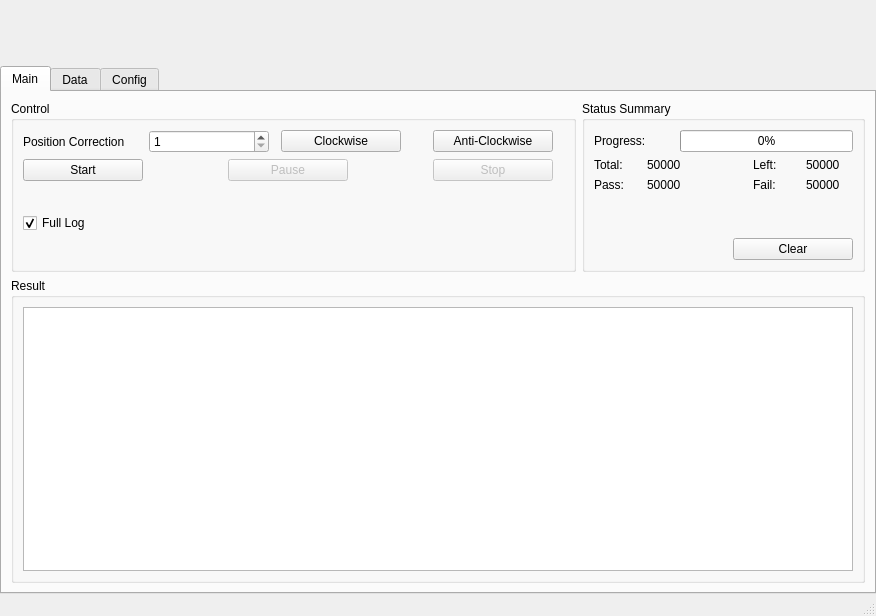
<?xml version="1.0" encoding="UTF-8"?>
<ui version="4.0">
 <class>MainWindow</class>
 <widget class="QMainWindow" name="MainWindow">
  <property name="geometry">
   <rect>
    <x>0</x>
    <y>0</y>
    <width>876</width>
    <height>616</height>
   </rect>
  </property>
  <property name="windowTitle">
   <string>Delphi Auto Test System</string>
  </property>
  <property name="styleSheet">
   <string notr="true"/>
  </property>
  <widget class="QWidget" name="centralwidget">
   <layout class="QGridLayout" name="gridLayout_7">
    <property name="leftMargin">
     <number>0</number>
    </property>
    <property name="topMargin">
     <number>0</number>
    </property>
    <property name="rightMargin">
     <number>0</number>
    </property>
    <property name="bottomMargin">
     <number>0</number>
    </property>
    <item row="0" column="0">
     <widget class="QWidget" name="widget_title" native="true">
      <property name="sizePolicy">
       <sizepolicy hsizetype="Preferred" vsizetype="Preferred">
        <horstretch>0</horstretch>
        <verstretch>0</verstretch>
       </sizepolicy>
      </property>
      <property name="minimumSize">
       <size>
        <width>0</width>
        <height>60</height>
       </size>
      </property>
      <property name="styleSheet">
       <string notr="true"/>
      </property>
      <layout class="QHBoxLayout" name="horizontalLayout_6" stretch="1,1,2,1,1">
       <property name="leftMargin">
        <number>0</number>
       </property>
       <property name="topMargin">
        <number>0</number>
       </property>
       <property name="rightMargin">
        <number>0</number>
       </property>
       <property name="bottomMargin">
        <number>0</number>
       </property>
       <item>
        <widget class="QLabel" name="label_7">
         <property name="minimumSize">
          <size>
           <width>60</width>
           <height>60</height>
          </size>
         </property>
         <property name="text">
          <string/>
         </property>
         <property name="scaledContents">
          <bool>true</bool>
         </property>
        </widget>
       </item>
       <item>
        <spacer name="horizontalSpacer_5">
         <property name="orientation">
          <enum>Qt::Horizontal</enum>
         </property>
         <property name="sizeHint" stdset="0">
          <size>
           <width>40</width>
           <height>20</height>
          </size>
         </property>
        </spacer>
       </item>
       <item>
        <widget class="QLabel" name="label_8">
         <property name="minimumSize">
          <size>
           <width>0</width>
           <height>60</height>
          </size>
         </property>
         <property name="autoFillBackground">
          <bool>false</bool>
         </property>
         <property name="text">
          <string/>
         </property>
         <property name="pixmap">
          <pixmap resource="../dz.qrc">:/res/images/app-name.png</pixmap>
         </property>
         <property name="alignment">
          <set>Qt::AlignCenter</set>
         </property>
        </widget>
       </item>
       <item>
        <spacer name="horizontalSpacer_11">
         <property name="orientation">
          <enum>Qt::Horizontal</enum>
         </property>
         <property name="sizeHint" stdset="0">
          <size>
           <width>40</width>
           <height>20</height>
          </size>
         </property>
        </spacer>
       </item>
       <item>
        <widget class="QLabel" name="label_9">
         <property name="minimumSize">
          <size>
           <width>60</width>
           <height>60</height>
          </size>
         </property>
         <property name="text">
          <string/>
         </property>
         <property name="alignment">
          <set>Qt::AlignRight|Qt::AlignTrailing|Qt::AlignVCenter</set>
         </property>
        </widget>
       </item>
      </layout>
     </widget>
    </item>
    <item row="1" column="0">
     <widget class="QTabWidget" name="tabWidget">
      <property name="currentIndex">
       <number>0</number>
      </property>
      <widget class="QWidget" name="main">
       <attribute name="title">
        <string>Main</string>
       </attribute>
       <layout class="QGridLayout" name="gridLayout_4" rowstretch="0,1" columnstretch="2,1">
        <item row="0" column="0">
         <layout class="QVBoxLayout" name="verticalLayout_2" stretch="1">
          <item>
           <widget class="QGroupBox" name="groupBox_3">
            <property name="title">
             <string>Control</string>
            </property>
            <property name="alignment">
             <set>Qt::AlignLeading|Qt::AlignLeft|Qt::AlignTop</set>
            </property>
            <layout class="QGridLayout" name="gridLayout_3">
             <property name="verticalSpacing">
              <number>6</number>
             </property>
             <item row="0" column="0">
              <widget class="QLabel" name="label_6">
               <property name="minimumSize">
                <size>
                 <width>120</width>
                 <height>0</height>
                </size>
               </property>
               <property name="toolTip">
                <string>0~359</string>
               </property>
               <property name="text">
                <string>Position Correction</string>
               </property>
              </widget>
             </item>
             <item row="0" column="6" rowspan="2">
              <spacer name="horizontalSpacer_8">
               <property name="orientation">
                <enum>Qt::Horizontal</enum>
               </property>
               <property name="sizeHint" stdset="0">
                <size>
                 <width>40</width>
                 <height>20</height>
                </size>
               </property>
              </spacer>
             </item>
             <item row="0" column="1">
              <widget class="QSpinBox" name="trim">
               <property name="sizePolicy">
                <sizepolicy hsizetype="Preferred" vsizetype="Preferred">
                 <horstretch>0</horstretch>
                 <verstretch>0</verstretch>
                </sizepolicy>
               </property>
               <property name="minimumSize">
                <size>
                 <width>120</width>
                 <height>0</height>
                </size>
               </property>
               <property name="minimum">
                <number>1</number>
               </property>
               <property name="maximum">
                <number>359</number>
               </property>
              </widget>
             </item>
             <item row="0" column="3">
              <widget class="QPushButton" name="btnAdClockwise">
               <property name="minimumSize">
                <size>
                 <width>120</width>
                 <height>0</height>
                </size>
               </property>
               <property name="maximumSize">
                <size>
                 <width>16777215</width>
                 <height>16777215</height>
                </size>
               </property>
               <property name="text">
                <string>Clockwise</string>
               </property>
              </widget>
             </item>
             <item row="1" column="0" colspan="6">
              <layout class="QHBoxLayout" name="horizontalLayout_4">
               <item>
                <widget class="QPushButton" name="start">
                 <property name="sizePolicy">
                  <sizepolicy hsizetype="Minimum" vsizetype="Fixed">
                   <horstretch>0</horstretch>
                   <verstretch>0</verstretch>
                  </sizepolicy>
                 </property>
                 <property name="minimumSize">
                  <size>
                   <width>120</width>
                   <height>0</height>
                  </size>
                 </property>
                 <property name="maximumSize">
                  <size>
                   <width>16777215</width>
                   <height>16777215</height>
                  </size>
                 </property>
                 <property name="text">
                  <string>Start</string>
                 </property>
                </widget>
               </item>
               <item>
                <spacer name="horizontalSpacer_2">
                 <property name="orientation">
                  <enum>Qt::Horizontal</enum>
                 </property>
                 <property name="sizeHint" stdset="0">
                  <size>
                   <width>40</width>
                   <height>20</height>
                  </size>
                 </property>
                </spacer>
               </item>
               <item>
                <widget class="QPushButton" name="pause">
                 <property name="enabled">
                  <bool>false</bool>
                 </property>
                 <property name="sizePolicy">
                  <sizepolicy hsizetype="Minimum" vsizetype="Fixed">
                   <horstretch>0</horstretch>
                   <verstretch>0</verstretch>
                  </sizepolicy>
                 </property>
                 <property name="minimumSize">
                  <size>
                   <width>120</width>
                   <height>0</height>
                  </size>
                 </property>
                 <property name="maximumSize">
                  <size>
                   <width>16777215</width>
                   <height>16777215</height>
                  </size>
                 </property>
                 <property name="text">
                  <string>Pause</string>
                 </property>
                </widget>
               </item>
               <item>
                <spacer name="horizontalSpacer_7">
                 <property name="orientation">
                  <enum>Qt::Horizontal</enum>
                 </property>
                 <property name="sizeHint" stdset="0">
                  <size>
                   <width>40</width>
                   <height>20</height>
                  </size>
                 </property>
                </spacer>
               </item>
               <item>
                <widget class="QPushButton" name="reset">
                 <property name="enabled">
                  <bool>false</bool>
                 </property>
                 <property name="sizePolicy">
                  <sizepolicy hsizetype="Minimum" vsizetype="Fixed">
                   <horstretch>0</horstretch>
                   <verstretch>0</verstretch>
                  </sizepolicy>
                 </property>
                 <property name="minimumSize">
                  <size>
                   <width>120</width>
                   <height>0</height>
                  </size>
                 </property>
                 <property name="maximumSize">
                  <size>
                   <width>16777215</width>
                   <height>16777215</height>
                  </size>
                 </property>
                 <property name="text">
                  <string>Stop</string>
                 </property>
                </widget>
               </item>
              </layout>
             </item>
             <item row="0" column="5">
              <widget class="QPushButton" name="Go">
               <property name="minimumSize">
                <size>
                 <width>120</width>
                 <height>0</height>
                </size>
               </property>
               <property name="maximumSize">
                <size>
                 <width>16777215</width>
                 <height>16777215</height>
                </size>
               </property>
               <property name="text">
                <string>Anti-Clockwise</string>
               </property>
              </widget>
             </item>
             <item row="2" column="4">
              <spacer name="verticalSpacer_3">
               <property name="orientation">
                <enum>Qt::Vertical</enum>
               </property>
               <property name="sizeType">
                <enum>QSizePolicy::Expanding</enum>
               </property>
               <property name="sizeHint" stdset="0">
                <size>
                 <width>20</width>
                 <height>40</height>
                </size>
               </property>
              </spacer>
             </item>
             <item row="2" column="0">
              <widget class="QCheckBox" name="Flog">
               <property name="text">
                <string>Full Log </string>
               </property>
               <property name="checked">
                <bool>true</bool>
               </property>
              </widget>
             </item>
            </layout>
           </widget>
          </item>
         </layout>
        </item>
        <item row="0" column="1">
         <widget class="QGroupBox" name="groupBox_5">
          <property name="title">
           <string>Status Summary</string>
          </property>
          <layout class="QGridLayout" name="gridLayout_2">
           <property name="topMargin">
            <number>9</number>
           </property>
           <property name="verticalSpacing">
            <number>6</number>
           </property>
           <item row="2" column="4">
            <widget class="QLabel" name="lblFailNbr">
             <property name="toolTip">
              <string>-359~359</string>
             </property>
             <property name="text">
              <string>50000</string>
             </property>
            </widget>
           </item>
           <item row="1" column="4">
            <widget class="QLabel" name="lblTotalNbr_2">
             <property name="toolTip">
              <string>-359~359</string>
             </property>
             <property name="text">
              <string>50000</string>
             </property>
            </widget>
           </item>
           <item row="2" column="1">
            <widget class="QLabel" name="lblPassNbr">
             <property name="toolTip">
              <string>-359~359</string>
             </property>
             <property name="text">
              <string>50000</string>
             </property>
            </widget>
           </item>
           <item row="1" column="1">
            <widget class="QLabel" name="lblTotalNbr">
             <property name="toolTip">
              <string>-359~359</string>
             </property>
             <property name="text">
              <string>50000</string>
             </property>
            </widget>
           </item>
           <item row="2" column="0">
            <widget class="QLabel" name="label_28">
             <property name="minimumSize">
              <size>
               <width>0</width>
               <height>0</height>
              </size>
             </property>
             <property name="maximumSize">
              <size>
               <width>16777215</width>
               <height>16777215</height>
              </size>
             </property>
             <property name="toolTip">
              <string>-359~359</string>
             </property>
             <property name="text">
              <string>Pass:</string>
             </property>
            </widget>
           </item>
           <item row="1" column="3">
            <widget class="QLabel" name="label_25">
             <property name="toolTip">
              <string>-359~359</string>
             </property>
             <property name="text">
              <string>Left:</string>
             </property>
            </widget>
           </item>
           <item row="1" column="0">
            <widget class="QLabel" name="label_21">
             <property name="minimumSize">
              <size>
               <width>0</width>
               <height>0</height>
              </size>
             </property>
             <property name="maximumSize">
              <size>
               <width>16777215</width>
               <height>16777215</height>
              </size>
             </property>
             <property name="toolTip">
              <string>-359~359</string>
             </property>
             <property name="text">
              <string>Total:</string>
             </property>
            </widget>
           </item>
           <item row="2" column="3">
            <widget class="QLabel" name="label_29">
             <property name="toolTip">
              <string>-359~359</string>
             </property>
             <property name="text">
              <string>Fail:</string>
             </property>
            </widget>
           </item>
           <item row="0" column="0" colspan="5">
            <layout class="QHBoxLayout" name="horizontalLayout_8">
             <item>
              <widget class="QLabel" name="label_30">
               <property name="sizePolicy">
                <sizepolicy hsizetype="Preferred" vsizetype="Preferred">
                 <horstretch>0</horstretch>
                 <verstretch>0</verstretch>
                </sizepolicy>
               </property>
               <property name="minimumSize">
                <size>
                 <width>80</width>
                 <height>0</height>
                </size>
               </property>
               <property name="maximumSize">
                <size>
                 <width>16777215</width>
                 <height>16777215</height>
                </size>
               </property>
               <property name="toolTip">
                <string>-359~359</string>
               </property>
               <property name="text">
                <string>Progress:</string>
               </property>
              </widget>
             </item>
             <item>
              <widget class="QProgressBar" name="progressBar">
               <property name="sizePolicy">
                <sizepolicy hsizetype="Expanding" vsizetype="Preferred">
                 <horstretch>0</horstretch>
                 <verstretch>0</verstretch>
                </sizepolicy>
               </property>
               <property name="minimumSize">
                <size>
                 <width>0</width>
                 <height>0</height>
                </size>
               </property>
               <property name="maximumSize">
                <size>
                 <width>16777215</width>
                 <height>16777215</height>
                </size>
               </property>
               <property name="value">
                <number>0</number>
               </property>
              </widget>
             </item>
            </layout>
           </item>
           <item row="3" column="0">
            <spacer name="verticalSpacer_2">
             <property name="orientation">
              <enum>Qt::Vertical</enum>
             </property>
             <property name="sizeType">
              <enum>QSizePolicy::Expanding</enum>
             </property>
             <property name="sizeHint" stdset="0">
              <size>
               <width>20</width>
               <height>40</height>
              </size>
             </property>
            </spacer>
           </item>
           <item row="4" column="0" colspan="5">
            <layout class="QHBoxLayout" name="horizontalLayout_5">
             <item>
              <spacer name="horizontalSpacer_6">
               <property name="orientation">
                <enum>Qt::Horizontal</enum>
               </property>
               <property name="sizeHint" stdset="0">
                <size>
                 <width>40</width>
                 <height>20</height>
                </size>
               </property>
              </spacer>
             </item>
             <item>
              <widget class="QPushButton" name="pushButton">
               <property name="minimumSize">
                <size>
                 <width>120</width>
                 <height>0</height>
                </size>
               </property>
               <property name="text">
                <string>Clear</string>
               </property>
              </widget>
             </item>
            </layout>
           </item>
          </layout>
         </widget>
        </item>
        <item row="1" column="0" colspan="2">
         <widget class="QGroupBox" name="groupBox_4">
          <property name="sizePolicy">
           <sizepolicy hsizetype="Preferred" vsizetype="Expanding">
            <horstretch>0</horstretch>
            <verstretch>0</verstretch>
           </sizepolicy>
          </property>
          <property name="title">
           <string>Result</string>
          </property>
          <layout class="QGridLayout" name="gridLayout_5">
           <item row="0" column="0">
            <widget class="QPlainTextEdit" name="result"/>
           </item>
          </layout>
         </widget>
        </item>
       </layout>
      </widget>
      <widget class="QWidget" name="tab">
       <attribute name="title">
        <string>Data</string>
       </attribute>
       <layout class="QGridLayout" name="gridLayout_9">
        <item row="0" column="0">
         <widget class="QGroupBox" name="groupBox_7">
          <property name="title">
           <string>Result Data Input</string>
          </property>
          <layout class="QGridLayout" name="gridLayout_8">
           <item row="0" column="1">
            <widget class="QLineEdit" name="lineEdit">
             <property name="minimumSize">
              <size>
               <width>240</width>
               <height>0</height>
              </size>
             </property>
            </widget>
           </item>
           <item row="0" column="2">
            <widget class="QPushButton" name="pushButton_2">
             <property name="minimumSize">
              <size>
               <width>120</width>
               <height>0</height>
              </size>
             </property>
             <property name="text">
              <string>Browse</string>
             </property>
            </widget>
           </item>
           <item row="0" column="0">
            <widget class="QLabel" name="label_4">
             <property name="text">
              <string>File Path: </string>
             </property>
            </widget>
           </item>
           <item row="0" column="3">
            <spacer name="horizontalSpacer_9">
             <property name="orientation">
              <enum>Qt::Horizontal</enum>
             </property>
             <property name="sizeType">
              <enum>QSizePolicy::Expanding</enum>
             </property>
             <property name="sizeHint" stdset="0">
              <size>
               <width>248</width>
               <height>20</height>
              </size>
             </property>
            </spacer>
           </item>
           <item row="0" column="6">
            <widget class="QRadioButton" name="radioButton">
             <property name="text">
              <string>PASS</string>
             </property>
            </widget>
           </item>
           <item row="0" column="7">
            <widget class="QRadioButton" name="radioButton_2">
             <property name="text">
              <string>FAIL</string>
             </property>
            </widget>
           </item>
           <item row="0" column="5">
            <widget class="QRadioButton" name="radioButton_3">
             <property name="text">
              <string>ALL</string>
             </property>
            </widget>
           </item>
           <item row="0" column="4">
            <widget class="QLabel" name="label_15">
             <property name="text">
              <string>Filter:</string>
             </property>
            </widget>
           </item>
          </layout>
         </widget>
        </item>
        <item row="1" column="0">
         <widget class="QTableView" name="tableView"/>
        </item>
       </layout>
      </widget>
      <widget class="QWidget" name="Config">
       <attribute name="title">
        <string>Config</string>
       </attribute>
       <layout class="QVBoxLayout" name="verticalLayout">
        <item>
         <widget class="QGroupBox" name="groupBox">
          <property name="title">
           <string>Cycle Settings</string>
          </property>
          <layout class="QHBoxLayout" name="horizontalLayout_2">
           <item>
            <widget class="QLabel" name="label">
             <property name="sizePolicy">
              <sizepolicy hsizetype="Fixed" vsizetype="Preferred">
               <horstretch>0</horstretch>
               <verstretch>0</verstretch>
              </sizepolicy>
             </property>
             <property name="minimumSize">
              <size>
               <width>120</width>
               <height>0</height>
              </size>
             </property>
             <property name="maximumSize">
              <size>
               <width>120</width>
               <height>16777215</height>
              </size>
             </property>
             <property name="text">
              <string>Total Cycles:</string>
             </property>
            </widget>
           </item>
           <item>
            <widget class="QSpinBox" name="cycle">
             <property name="sizePolicy">
              <sizepolicy hsizetype="Preferred" vsizetype="Preferred">
               <horstretch>0</horstretch>
               <verstretch>0</verstretch>
              </sizepolicy>
             </property>
             <property name="minimumSize">
              <size>
               <width>180</width>
               <height>0</height>
              </size>
             </property>
             <property name="maximumSize">
              <size>
               <width>180</width>
               <height>16777215</height>
              </size>
             </property>
             <property name="maximum">
              <number>999999</number>
             </property>
             <property name="value">
              <number>50000</number>
             </property>
            </widget>
           </item>
           <item>
            <spacer name="horizontalSpacer">
             <property name="orientation">
              <enum>Qt::Horizontal</enum>
             </property>
             <property name="sizeType">
              <enum>QSizePolicy::Expanding</enum>
             </property>
             <property name="sizeHint" stdset="0">
              <size>
               <width>40</width>
               <height>20</height>
              </size>
             </property>
            </spacer>
           </item>
          </layout>
         </widget>
        </item>
        <item>
         <widget class="QGroupBox" name="groupBox_2">
          <property name="title">
           <string>Step Settings</string>
          </property>
          <layout class="QGridLayout" name="gridLayout">
           <item row="0" column="0" colspan="2">
            <widget class="QLabel" name="label_2">
             <property name="minimumSize">
              <size>
               <width>120</width>
               <height>0</height>
              </size>
             </property>
             <property name="maximumSize">
              <size>
               <width>120</width>
               <height>16777215</height>
              </size>
             </property>
             <property name="text">
              <string>Steps</string>
             </property>
             <property name="alignment">
              <set>Qt::AlignLeading|Qt::AlignLeft|Qt::AlignVCenter</set>
             </property>
            </widget>
           </item>
           <item row="0" column="2">
            <widget class="QLabel" name="label_3">
             <property name="minimumSize">
              <size>
               <width>180</width>
               <height>0</height>
              </size>
             </property>
             <property name="maximumSize">
              <size>
               <width>180</width>
               <height>16777215</height>
              </size>
             </property>
             <property name="text">
              <string>Angles</string>
             </property>
             <property name="alignment">
              <set>Qt::AlignLeading|Qt::AlignLeft|Qt::AlignVCenter</set>
             </property>
            </widget>
           </item>
           <item row="0" column="3">
            <widget class="QLabel" name="label_5">
             <property name="minimumSize">
              <size>
               <width>180</width>
               <height>0</height>
              </size>
             </property>
             <property name="maximumSize">
              <size>
               <width>180</width>
               <height>16777215</height>
              </size>
             </property>
             <property name="text">
              <string>Intervals(ms)</string>
             </property>
             <property name="alignment">
              <set>Qt::AlignLeading|Qt::AlignLeft|Qt::AlignVCenter</set>
             </property>
            </widget>
           </item>
           <item row="0" column="4">
            <spacer name="horizontalSpacer_4">
             <property name="orientation">
              <enum>Qt::Horizontal</enum>
             </property>
             <property name="sizeHint" stdset="0">
              <size>
               <width>40</width>
               <height>20</height>
              </size>
             </property>
            </spacer>
           </item>
           <item row="1" column="0">
            <widget class="QLabel" name="label_10">
             <property name="minimumSize">
              <size>
               <width>0</width>
               <height>0</height>
              </size>
             </property>
             <property name="maximumSize">
              <size>
               <width>16777215</width>
               <height>16777215</height>
              </size>
             </property>
             <property name="text">
              <string>1</string>
             </property>
             <property name="alignment">
              <set>Qt::AlignLeading|Qt::AlignLeft|Qt::AlignVCenter</set>
             </property>
            </widget>
           </item>
           <item row="1" column="1">
            <widget class="QCheckBox" name="k1">
             <property name="text">
              <string/>
             </property>
             <property name="checked">
              <bool>true</bool>
             </property>
            </widget>
           </item>
           <item row="1" column="2">
            <widget class="QLineEdit" name="a1">
             <property name="enabled">
              <bool>false</bool>
             </property>
             <property name="sizePolicy">
              <sizepolicy hsizetype="Preferred" vsizetype="Preferred">
               <horstretch>0</horstretch>
               <verstretch>0</verstretch>
              </sizepolicy>
             </property>
             <property name="minimumSize">
              <size>
               <width>0</width>
               <height>0</height>
              </size>
             </property>
             <property name="maximumSize">
              <size>
               <width>16777215</width>
               <height>16777215</height>
              </size>
             </property>
             <property name="text">
              <string>30</string>
             </property>
            </widget>
           </item>
           <item row="1" column="3">
            <widget class="QLineEdit" name="c1">
             <property name="sizePolicy">
              <sizepolicy hsizetype="Preferred" vsizetype="Preferred">
               <horstretch>0</horstretch>
               <verstretch>0</verstretch>
              </sizepolicy>
             </property>
             <property name="minimumSize">
              <size>
               <width>0</width>
               <height>0</height>
              </size>
             </property>
             <property name="maximumSize">
              <size>
               <width>16777215</width>
               <height>16777215</height>
              </size>
             </property>
             <property name="text">
              <string>0</string>
             </property>
            </widget>
           </item>
           <item row="1" column="4">
            <spacer name="horizontalSpacer_3">
             <property name="orientation">
              <enum>Qt::Horizontal</enum>
             </property>
             <property name="sizeType">
              <enum>QSizePolicy::Preferred</enum>
             </property>
             <property name="sizeHint" stdset="0">
              <size>
               <width>40</width>
               <height>20</height>
              </size>
             </property>
            </spacer>
           </item>
           <item row="2" column="0">
            <widget class="QLabel" name="label_12">
             <property name="text">
              <string>2</string>
             </property>
             <property name="alignment">
              <set>Qt::AlignLeading|Qt::AlignLeft|Qt::AlignVCenter</set>
             </property>
            </widget>
           </item>
           <item row="2" column="1">
            <widget class="QCheckBox" name="k2">
             <property name="text">
              <string/>
             </property>
             <property name="checked">
              <bool>true</bool>
             </property>
            </widget>
           </item>
           <item row="2" column="2" rowspan="2">
            <widget class="QLineEdit" name="a2">
             <property name="enabled">
              <bool>false</bool>
             </property>
             <property name="sizePolicy">
              <sizepolicy hsizetype="Preferred" vsizetype="Preferred">
               <horstretch>0</horstretch>
               <verstretch>0</verstretch>
              </sizepolicy>
             </property>
             <property name="text">
              <string>180</string>
             </property>
            </widget>
           </item>
           <item row="2" column="3" rowspan="2">
            <widget class="QLineEdit" name="c2">
             <property name="sizePolicy">
              <sizepolicy hsizetype="Preferred" vsizetype="Preferred">
               <horstretch>0</horstretch>
               <verstretch>0</verstretch>
              </sizepolicy>
             </property>
             <property name="text">
              <string>0</string>
             </property>
            </widget>
           </item>
           <item row="3" column="1" rowspan="2">
            <widget class="QCheckBox" name="k3">
             <property name="text">
              <string/>
             </property>
             <property name="checked">
              <bool>true</bool>
             </property>
            </widget>
           </item>
           <item row="4" column="0">
            <widget class="QLabel" name="label_18">
             <property name="text">
              <string>3</string>
             </property>
             <property name="alignment">
              <set>Qt::AlignLeading|Qt::AlignLeft|Qt::AlignVCenter</set>
             </property>
            </widget>
           </item>
           <item row="4" column="2">
            <widget class="QLineEdit" name="a3">
             <property name="enabled">
              <bool>false</bool>
             </property>
             <property name="sizePolicy">
              <sizepolicy hsizetype="Preferred" vsizetype="Preferred">
               <horstretch>0</horstretch>
               <verstretch>0</verstretch>
              </sizepolicy>
             </property>
             <property name="text">
              <string>-90</string>
             </property>
            </widget>
           </item>
           <item row="4" column="3">
            <widget class="QLineEdit" name="c3">
             <property name="sizePolicy">
              <sizepolicy hsizetype="Preferred" vsizetype="Preferred">
               <horstretch>0</horstretch>
               <verstretch>0</verstretch>
              </sizepolicy>
             </property>
             <property name="text">
              <string>0</string>
             </property>
            </widget>
           </item>
           <item row="5" column="0">
            <widget class="QLabel" name="label_17">
             <property name="text">
              <string>4</string>
             </property>
             <property name="alignment">
              <set>Qt::AlignLeading|Qt::AlignLeft|Qt::AlignVCenter</set>
             </property>
            </widget>
           </item>
           <item row="5" column="1">
            <widget class="QCheckBox" name="k4">
             <property name="text">
              <string/>
             </property>
             <property name="checked">
              <bool>true</bool>
             </property>
            </widget>
           </item>
           <item row="5" column="2">
            <widget class="QLineEdit" name="a4">
             <property name="enabled">
              <bool>false</bool>
             </property>
             <property name="sizePolicy">
              <sizepolicy hsizetype="Preferred" vsizetype="Preferred">
               <horstretch>0</horstretch>
               <verstretch>0</verstretch>
              </sizepolicy>
             </property>
             <property name="text">
              <string>180</string>
             </property>
            </widget>
           </item>
           <item row="5" column="3">
            <widget class="QLineEdit" name="c4">
             <property name="sizePolicy">
              <sizepolicy hsizetype="Preferred" vsizetype="Preferred">
               <horstretch>0</horstretch>
               <verstretch>0</verstretch>
              </sizepolicy>
             </property>
             <property name="text">
              <string>0</string>
             </property>
            </widget>
           </item>
           <item row="6" column="0">
            <widget class="QLabel" name="label_24">
             <property name="text">
              <string>5</string>
             </property>
             <property name="alignment">
              <set>Qt::AlignLeading|Qt::AlignLeft|Qt::AlignVCenter</set>
             </property>
            </widget>
           </item>
           <item row="6" column="1">
            <widget class="QCheckBox" name="k5">
             <property name="text">
              <string/>
             </property>
             <property name="checked">
              <bool>true</bool>
             </property>
            </widget>
           </item>
           <item row="6" column="2">
            <widget class="QLineEdit" name="a5">
             <property name="enabled">
              <bool>false</bool>
             </property>
             <property name="sizePolicy">
              <sizepolicy hsizetype="Preferred" vsizetype="Preferred">
               <horstretch>0</horstretch>
               <verstretch>0</verstretch>
              </sizepolicy>
             </property>
             <property name="text">
              <string>-90</string>
             </property>
            </widget>
           </item>
           <item row="6" column="3">
            <widget class="QLineEdit" name="c5">
             <property name="sizePolicy">
              <sizepolicy hsizetype="Preferred" vsizetype="Preferred">
               <horstretch>0</horstretch>
               <verstretch>0</verstretch>
              </sizepolicy>
             </property>
             <property name="text">
              <string>0</string>
             </property>
            </widget>
           </item>
           <item row="7" column="0">
            <widget class="QLabel" name="label_22">
             <property name="text">
              <string>6</string>
             </property>
             <property name="alignment">
              <set>Qt::AlignLeading|Qt::AlignLeft|Qt::AlignVCenter</set>
             </property>
            </widget>
           </item>
           <item row="7" column="1">
            <widget class="QCheckBox" name="k6">
             <property name="text">
              <string/>
             </property>
             <property name="checked">
              <bool>true</bool>
             </property>
            </widget>
           </item>
           <item row="7" column="2">
            <widget class="QLineEdit" name="a6">
             <property name="enabled">
              <bool>false</bool>
             </property>
             <property name="sizePolicy">
              <sizepolicy hsizetype="Preferred" vsizetype="Preferred">
               <horstretch>0</horstretch>
               <verstretch>0</verstretch>
              </sizepolicy>
             </property>
             <property name="text">
              <string>180</string>
             </property>
            </widget>
           </item>
           <item row="7" column="3">
            <widget class="QLineEdit" name="c6">
             <property name="sizePolicy">
              <sizepolicy hsizetype="Preferred" vsizetype="Preferred">
               <horstretch>0</horstretch>
               <verstretch>0</verstretch>
              </sizepolicy>
             </property>
             <property name="text">
              <string>0</string>
             </property>
            </widget>
           </item>
           <item row="8" column="0">
            <widget class="QLabel" name="label_23">
             <property name="text">
              <string>7</string>
             </property>
             <property name="alignment">
              <set>Qt::AlignLeading|Qt::AlignLeft|Qt::AlignVCenter</set>
             </property>
            </widget>
           </item>
           <item row="8" column="1">
            <widget class="QCheckBox" name="k7">
             <property name="text">
              <string/>
             </property>
             <property name="checked">
              <bool>true</bool>
             </property>
            </widget>
           </item>
           <item row="8" column="2">
            <widget class="QLineEdit" name="a7">
             <property name="enabled">
              <bool>false</bool>
             </property>
             <property name="sizePolicy">
              <sizepolicy hsizetype="Preferred" vsizetype="Preferred">
               <horstretch>0</horstretch>
               <verstretch>0</verstretch>
              </sizepolicy>
             </property>
             <property name="text">
              <string>330</string>
             </property>
            </widget>
           </item>
           <item row="8" column="3">
            <widget class="QLineEdit" name="c7">
             <property name="sizePolicy">
              <sizepolicy hsizetype="Preferred" vsizetype="Preferred">
               <horstretch>0</horstretch>
               <verstretch>0</verstretch>
              </sizepolicy>
             </property>
             <property name="text">
              <string>0</string>
             </property>
            </widget>
           </item>
          </layout>
          <zorder>label_2</zorder>
          <zorder>label_22</zorder>
          <zorder>label_24</zorder>
          <zorder>label_23</zorder>
          <zorder>label_12</zorder>
          <zorder>label_10</zorder>
          <zorder>label_18</zorder>
          <zorder>label_17</zorder>
          <zorder>c2</zorder>
          <zorder>c1</zorder>
          <zorder>a4</zorder>
          <zorder>a3</zorder>
          <zorder>a6</zorder>
          <zorder>a2</zorder>
          <zorder>a1</zorder>
          <zorder>a5</zorder>
          <zorder>label_3</zorder>
          <zorder>a7</zorder>
          <zorder>c3</zorder>
          <zorder>c4</zorder>
          <zorder>c5</zorder>
          <zorder>c6</zorder>
          <zorder>c7</zorder>
          <zorder>label_5</zorder>
          <zorder>k1</zorder>
          <zorder>k2</zorder>
          <zorder>k3</zorder>
          <zorder>k4</zorder>
          <zorder>k5</zorder>
          <zorder>k6</zorder>
          <zorder>k7</zorder>
         </widget>
        </item>
        <item>
         <spacer name="verticalSpacer">
          <property name="orientation">
           <enum>Qt::Vertical</enum>
          </property>
          <property name="sizeHint" stdset="0">
           <size>
            <width>20</width>
            <height>164</height>
           </size>
          </property>
         </spacer>
        </item>
       </layout>
      </widget>
     </widget>
    </item>
   </layout>
  </widget>
  <widget class="QMenuBar" name="menubar">
   <property name="geometry">
    <rect>
     <x>0</x>
     <y>0</y>
     <width>876</width>
     <height>23</height>
    </rect>
   </property>
  </widget>
  <widget class="QStatusBar" name="statusbar"/>
 </widget>
 <resources>
  <include location="../dz.qrc"/>
 </resources>
 <connections/>
</ui>
